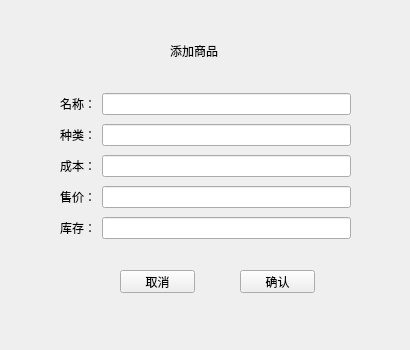
<?xml version="1.0" encoding="UTF-8"?>
<ui version="4.0">
 <class>addgoodwindow</class>
 <widget class="QMainWindow" name="addgoodwindow">
  <property name="geometry">
   <rect>
    <x>0</x>
    <y>0</y>
    <width>410</width>
    <height>350</height>
   </rect>
  </property>
  <property name="windowTitle">
   <string>MainWindow</string>
  </property>
  <widget class="QWidget" name="centralwidget">
   <widget class="QLabel" name="label_6">
    <property name="geometry">
     <rect>
      <x>170</x>
      <y>40</y>
      <width>88</width>
      <height>21</height>
     </rect>
    </property>
    <property name="styleSheet">
     <string notr="true">font: 16pt &quot;黑体&quot;;</string>
    </property>
    <property name="text">
     <string>添加商品</string>
    </property>
   </widget>
   <widget class="QPushButton" name="cancleBtn">
    <property name="geometry">
     <rect>
      <x>120</x>
      <y>270</y>
      <width>75</width>
      <height>23</height>
     </rect>
    </property>
    <property name="text">
     <string>取消</string>
    </property>
   </widget>
   <widget class="QWidget" name="layoutWidget">
    <property name="geometry">
     <rect>
      <x>60</x>
      <y>90</y>
      <width>291</width>
      <height>156</height>
     </rect>
    </property>
    <layout class="QGridLayout" name="gridLayout">
     <item row="0" column="0">
      <widget class="QLabel" name="label">
       <property name="styleSheet">
        <string notr="true">font: 14pt &quot;黑体&quot;;</string>
       </property>
       <property name="text">
        <string>名称：</string>
       </property>
      </widget>
     </item>
     <item row="0" column="1">
      <widget class="QLineEdit" name="userEdit">
       <property name="styleSheet">
        <string notr="true">font: 14pt &quot;黑体&quot;;</string>
       </property>
      </widget>
     </item>
     <item row="1" column="0">
      <widget class="QLabel" name="label_2">
       <property name="styleSheet">
        <string notr="true">font: 14pt &quot;黑体&quot;;</string>
       </property>
       <property name="text">
        <string>种类：</string>
       </property>
      </widget>
     </item>
     <item row="1" column="1">
      <widget class="QLineEdit" name="typeEdit">
       <property name="styleSheet">
        <string notr="true">font: 14pt &quot;黑体&quot;;</string>
       </property>
      </widget>
     </item>
     <item row="2" column="0">
      <widget class="QLabel" name="label_3">
       <property name="styleSheet">
        <string notr="true">font: 14pt &quot;黑体&quot;;</string>
       </property>
       <property name="text">
        <string>成本：</string>
       </property>
      </widget>
     </item>
     <item row="2" column="1">
      <widget class="QLineEdit" name="costEdit">
       <property name="styleSheet">
        <string notr="true">font: 14pt &quot;黑体&quot;;</string>
       </property>
      </widget>
     </item>
     <item row="3" column="0">
      <widget class="QLabel" name="label_4">
       <property name="styleSheet">
        <string notr="true">font: 14pt &quot;黑体&quot;;</string>
       </property>
       <property name="text">
        <string>售价：</string>
       </property>
      </widget>
     </item>
     <item row="3" column="1">
      <widget class="QLineEdit" name="priceEdit">
       <property name="styleSheet">
        <string notr="true">font: 14pt &quot;黑体&quot;;</string>
       </property>
      </widget>
     </item>
     <item row="4" column="0">
      <widget class="QLabel" name="label_5">
       <property name="styleSheet">
        <string notr="true">font: 14pt &quot;黑体&quot;;</string>
       </property>
       <property name="text">
        <string>库存：</string>
       </property>
      </widget>
     </item>
     <item row="4" column="1">
      <widget class="QLineEdit" name="stockEdit">
       <property name="styleSheet">
        <string notr="true">font: 14pt &quot;黑体&quot;;</string>
       </property>
      </widget>
     </item>
    </layout>
   </widget>
   <widget class="QPushButton" name="sureBtn">
    <property name="geometry">
     <rect>
      <x>240</x>
      <y>270</y>
      <width>75</width>
      <height>23</height>
     </rect>
    </property>
    <property name="text">
     <string>确认</string>
    </property>
   </widget>
  </widget>
 </widget>
 <resources/>
 <connections/>
</ui>
